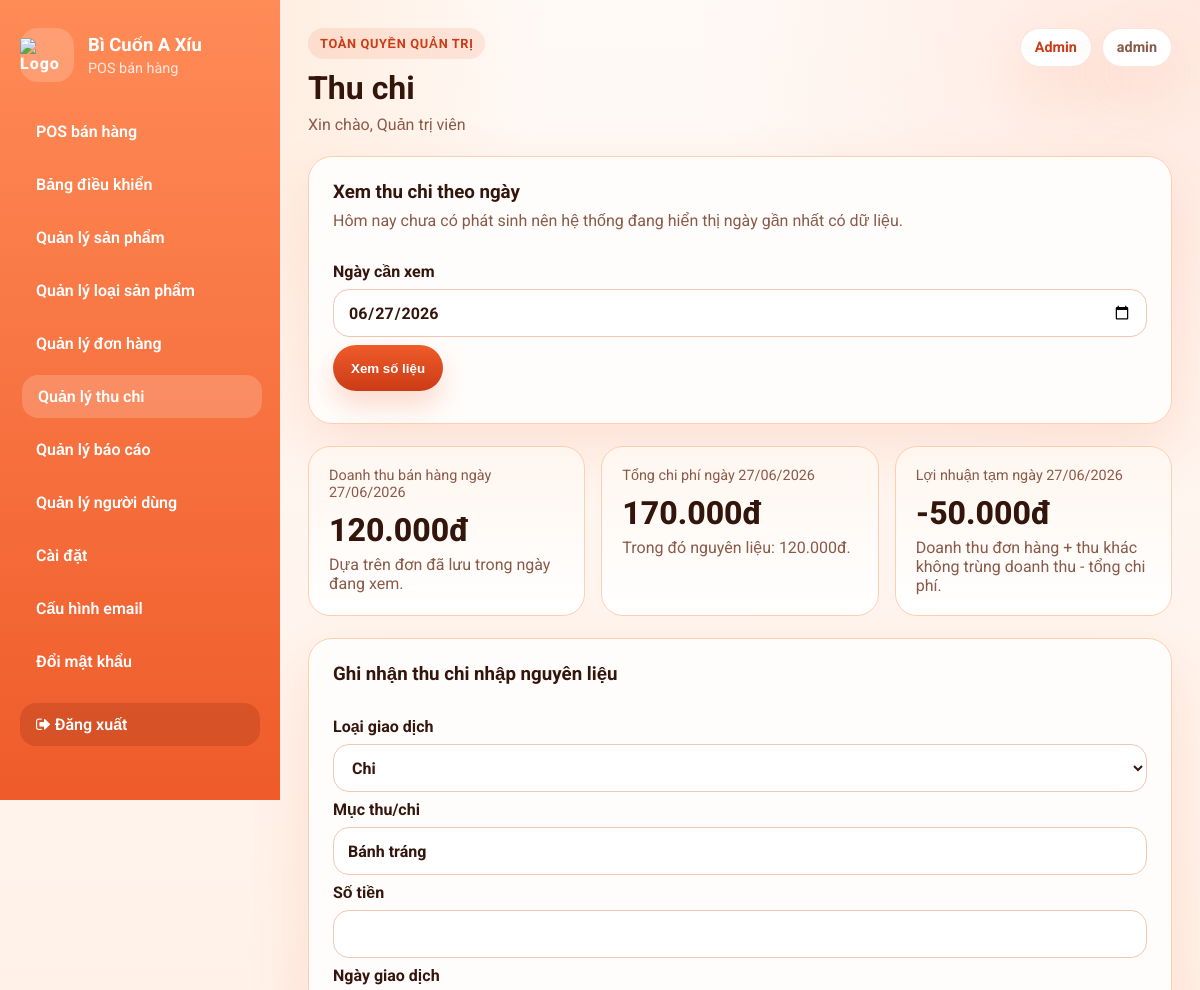
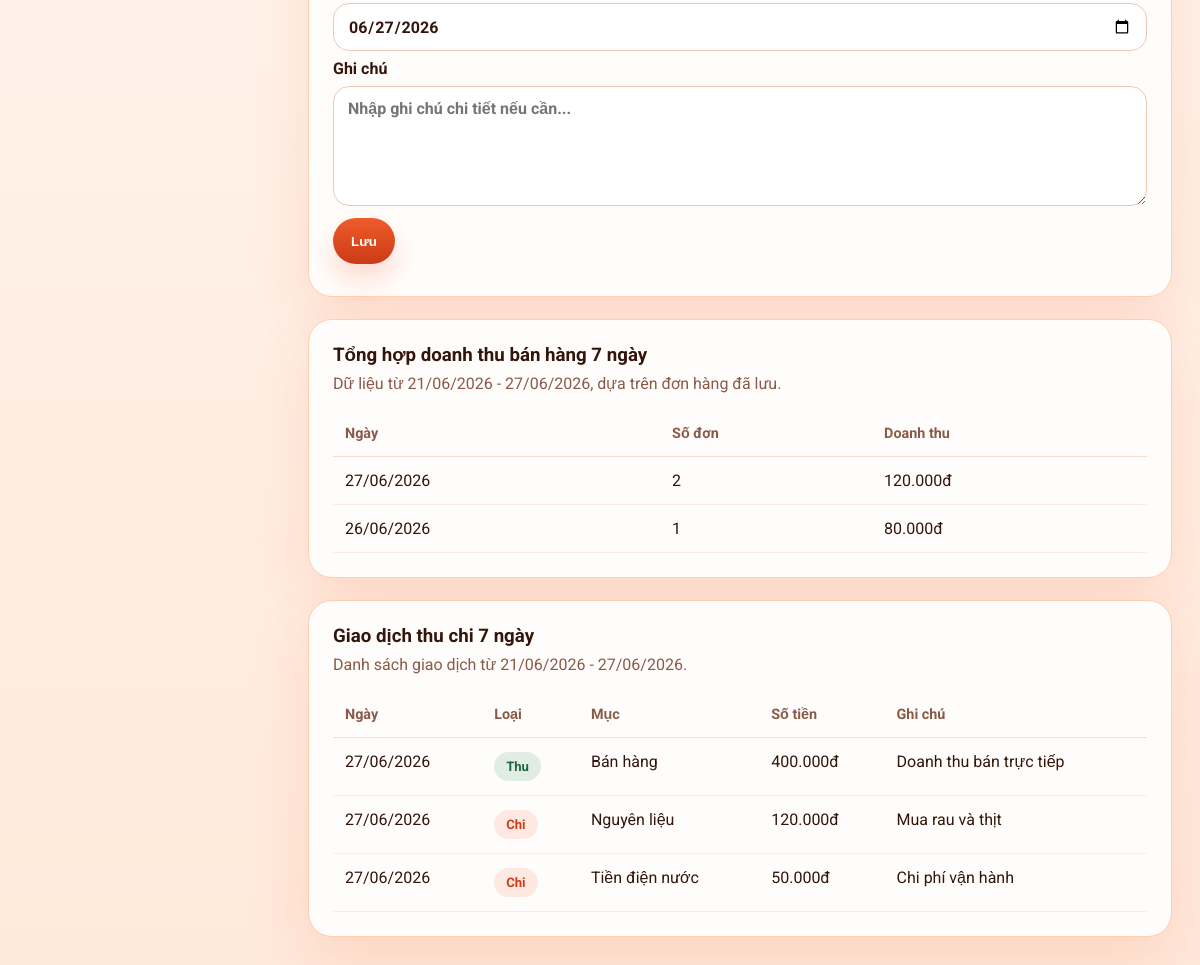
The app's page /admin/transactions.php (signed in) with its own data (2 pictures, top to bottom).
### tables this page shows
CREATE TABLE transactions (
  id INT AUTO_INCREMENT PRIMARY KEY,
  type ENUM('income', 'expense') NOT NULL,
  category VARCHAR(100) NOT NULL,
  amount INT NOT NULL DEFAULT 0,
  note VARCHAR(255) DEFAULT NULL,
  transaction_date DATE NOT NULL,
  created_at TIMESTAMP DEFAULT CURRENT_TIMESTAMP
);

### admin/config.php (called while the page is built, shortened)
<?php
require_once __DIR__ . '/../config/db.php';
require_once __DIR__ . '/../config/helpers.php';
function adminH($value)
{
    if (function_exists('h')) {
        return h($value);
    }
    return htmlspecialchars((string) $value, ENT_QUOTES, 'UTF-8');
}
function adminPrepare($sql)
{
    global $conn;
    $stmt = $conn->prepare($sql);
    return $stmt;
}

### admin/helpers.php (called while the page is built, shortened)
<?php
function admin_bind_and_execute($stmt, $types = '', array $params = [])
{
    if ($types !== '' && !empty($params)) {
        $stmt->bind_param($types, ...$params);
    }
    if (!$stmt->execute()) {
        adminAbort('Lỗi truy vấn cơ sở dữ liệu: ' . $stmt->error, 500);
    }
    return $stmt;
}
function admin_fetch_all($sql, $types = '', array $params = [])
{
    $stmt = adminPrepare($sql);
    admin_bind_and_execute($stmt, $types, $params);
    $result = $stmt->get_result();
    $rows = $result ? $result->fetch_all(MYSQLI_ASSOC) : [];
    return $rows;
}
function admin_fetch_one($sql, $types = '', array $params = [])
{
    $rows = admin_fetch_all($sql, $types, $params);
    return $rows[0] ?? null;
}
function admin_scalar($sql, $types = '', array $params = [], $default = 0)
{
    $row = admin_fetch_one($sql, $types, $params);
    $values = array_values($row);
    return $values[0] ?? $default;
}
function admin_money($amount)
{
    return number_format((float) $amount, 0, ',', '.') . 'đ';
}
function admin_today()
{
    return date('Y-m-d');
}
function admin_is_valid_date($date)
{
    return is_string($date) && preg_match('/^\d{4}-\d{2}-\d{2}$/', $date) === 1;
}
function admin_max_iso_date(...$dates)
{
    $validDates = array_values(array_filter($dates, 'admin_is_valid_date'));
    sort($validDates);
    return $validDates[count($validDates) - 1];
}

### config/helpers.php (called while the page is built, shortened)
<?php
function h($s)
{
    return htmlspecialchars((string) $s, ENT_QUOTES, 'UTF-8');
}

### admin/transactions.php (the view, shortened to what this page needs)
<?php
require_once __DIR__ . '/config.php';
require_once __DIR__ . '/helpers.php';
$today = admin_today();
$requestedDate = $_GET['date'] ?? '';
$selectedDate = admin_is_valid_date($requestedDate) ? $requestedDate : '';
$latestOrderDate = admin_scalar('SELECT MAX(DATE(created_at)) FROM orders', '', [], null);
$latestTransactionDate = admin_scalar('SELECT MAX(transaction_date) FROM transactions', '', [], null);
$latestActivityDate = admin_max_iso_date($latestOrderDate, $latestTransactionDate);
if ($selectedDate === '') {
    $selectedDate = $latestActivityDate ?? $today;
}
$isShowingFallbackDate = $requestedDate === '' && $selectedDate !== $today && $latestActivityDate !== null;
$summaryDateLabel = $selectedDate === $today ? 'hôm nay' : 'ngày ' . date('d/m/Y', strtotime($selectedDate));
$rangeStartDate = date('Y-m-d', strtotime($selectedDate . ' -6 day'));
$rangeLabel = date('d/m/Y', strtotime($rangeStartDate)) . ' - ' . date('d/m/Y', strtotime($selectedDate));
$revenueForDate = admin_scalar(
    'SELECT COALESCE(SUM(total_amount), 0) FROM orders WHERE DATE(created_at) = ?',
    's',
    [$selectedDate]
);
$transactionsForDate = admin_fetch_all(
    'SELECT id, type, category, amount, note, transaction_date, created_at
     FROM transactions
     WHERE transaction_date = ?
     ORDER BY created_at DESC, id DESC',
    's',
    [$selectedDate]
);
$ingredientExpenseForDate = 0;
$expenseForDate = 0;
$otherIncomeForDate = 0;
foreach ($transactionsForDate as $transaction) {
    $amount = (int) ($transaction['amount'] ?? 0);
    $type = (string) ($transaction['type'] ?? '');
    if ($type === 'expense') {
        $expenseForDate += $amount;
        if (admin_is_ingredient_expense($transaction)) {
            $ingredientExpenseForDate += $amount;
        }
        continue;
    }
}
$netProfitForDate = $revenueForDate + $otherIncomeForDate - $expenseForDate;
$recentCashFlow = admin_fetch_all(
    'SELECT DATE(created_at) AS sale_date, COUNT(*) AS order_count, SUM(total_amount) AS amount
     FROM orders
     WHERE DATE(created_at) BETWEEN ? AND ?
     GROUP BY DATE(created_at)
     ORDER BY sale_date DESC',
    'ss',
    [$rangeStartDate, $selectedDate]
);
$recentTransactions = admin_fetch_all(
    'SELECT id, type, category, amount, note, transaction_date, created_at
     FROM transactions
     WHERE transaction_date BETWEEN ? AND ?
     ORDER BY transaction_date DESC, created_at DESC',
    'ss',
    [$rangeStartDate, $selectedDate]
);
include_once __DIR__ . '/layout/header.php';
?>
<div class="panel form-card form-card--single">
    <div class="panel-header">
        <div>
            <h3>Xem thu chi theo ngày</h3>
            <div class="helper-text">
                <?php if ($isShowingFallbackDate): ?>
                    Hôm nay chưa có phát sinh nên hệ thống đang hiển thị ngày gần nhất có dữ liệu.
                <?php else: ?>
                    Chọn ngày để đối chiếu doanh thu, chi phí và lợi nhuận tạm.
                <?php endif; ?>
            </div>
        </div>
    </div>
    <form method="get">
        <div class="field">
            <label for="date">Ngày cần xem</label>
            <input id="date" type="date" name="date" value="<?= adminH($selectedDate) ?>" required>
        </div>
        <div class="field" style="display:flex;align-items:flex-end;">
            <button type="submit" class="button">Xem số liệu</button>
        </div>
    </form>
</div>
<div class="report-grid">
    <div class="stat-card">
        <div class="stat-label">Doanh thu bán hàng <?= adminH($summaryDateLabel) ?></div>
        <div class="big-number"><?= admin_money($revenueForDate) ?></div>
        <div class="muted">Dựa trên đơn đã lưu trong ngày đang xem.</div>
    </div>
    <div class="stat-card">
        <div class="stat-label">Tổng chi phí <?= adminH($summaryDateLabel) ?></div>
        <div class="big-number"><?= admin_money($expenseForDate) ?></div>
        <div class="muted">Trong đó nguyên liệu: <?= admin_money($ingredientExpenseForDate) ?>.</div>
    </div>
    <div class="stat-card">
        <div class="stat-label">Lợi nhuận tạm <?= adminH($summaryDateLabel) ?></div>
        <div class="big-number"><?= admin_money($netProfitForDate) ?></div>
        <div class="muted">Doanh thu đơn hàng + thu khác không trùng doanh thu - tổng chi phí.</div>
    </div>
</div>
<div class="panel form-card form-card--single">
    <div class="panel-header">
        <h3>Ghi nhận thu chi nhập nguyên liệu</h3>
    </div>
    <form method="post">
        <div class="field">
            <label for="type">Loại giao dịch</label>
            <select id="type" name="type" required>
                <option value="expense" selected>Chi</option>
            </select>
        </div>
        <div class="field">
            <label for="category">Mục thu/chi</label>
            <input id="category" type="text" name="category" value="Bánh tráng" required
                placeholder="Nguyên liệu, Tiền điện nước, Bán hàng...">
        </div>
        <div class="field">
            <label for="amount">Số tiền</label>
            <input id="amount" type="number" name="amount" min="0" step="1000" required>
        </div>
        <div class="field">
            <label for="transaction_date">Ngày giao dịch</label>
            <input id="transaction_date" type="date" name="transaction_date" value="<?= adminH($selectedDate) ?>"
                required>
        </div>
        <div class="field field--full">
            <label for="note">Ghi chú</label>
            <textarea id="note" name="note" placeholder="Nhập ghi chú chi tiết nếu cần..."></textarea>
        </div>
        <div class="field" style="display:flex;align-items:flex-end;">
            <button type="submit" class="button">Lưu</button>
        </div>
    </form>
</div>
<div class="panel">
    <div class="panel-header">
        <div>
            <h3>Tổng hợp doanh thu bán hàng 7 ngày</h3>
            <div class="helper-text">Dữ liệu từ <?= adminH($rangeLabel) ?>, dựa trên đơn hàng đã lưu.</div>
        </div>
    </div>
    <div class="table-wrap">
        <table>
            <thead>
                <tr>
                    <th>Ngày</th>
                    <th>Số đơn</th>
                    <th>Doanh thu</th>
                </tr>
            </thead>
            <tbody>
                <?php if (empty($recentCashFlow)): ?>
                    <tr>
                        <td colspan="3">
                            <div class="empty-state">Chưa có đơn hàng trong khoảng <?= adminH($rangeLabel) ?>.</div>
                        </td>
                    </tr>
                <?php else: ?>
                    <?php foreach ($recentCashFlow as $row): ?>
                        <tr>
                            <td><?= adminH(date('d/m/Y', strtotime($row['sale_date']))) ?></td>
                            <td><?= (int) $row['order_count'] ?></td>
                            <td><?= admin_money($row['amount']) ?></td>
                        </tr>
                    <?php endforeach; ?>
                <?php endif; ?>
            </tbody>
        </table>
    </div>
</div>
<div class="panel">
    <div class="panel-header">
        <div>
            <h3>Giao dịch thu chi 7 ngày</h3>
            <div class="helper-text">Danh sách giao dịch từ <?= adminH($rangeLabel) ?>.</div>
        </div>
    </div>
    <div class="table-wrap">
        <table>
            <thead>
                <tr>
                    <th>Ngày</th>
                    <th>Loại</th>
                    <th>Mục</th>
                    <th>Số tiền</th>
                    <th>Ghi chú</th>
                </tr>
            </thead>
            <tbody>
                <?php if (empty($recentTransactions)): ?>
                    <tr>
                        <td colspan="5">
                            <div class="empty-state">Chưa có giao dịch thu chi trong khoảng <?= adminH($rangeLabel) ?>.
                            </div>
                        </td>
                    </tr>
                <?php else: ?>
                    <?php foreach ($recentTransactions as $transaction): ?>
                        <tr>
                            <td><?= adminH(date('d/m/Y', strtotime($transaction['transaction_date']))) ?></td>
                            <td>
                                <span class="badge <?= $transaction['type'] === 'income' ? 'success' : 'warning' ?>">
                                    <?= adminH($transaction['type'] === 'income' ? 'Thu' : 'Chi') ?>
                                </span>
                            </td>
                            <td><?= adminH($transaction['category']) ?></td>
                            <td><?= admin_money($transaction['amount']) ?></td>
                            <td><?= adminH($transaction['note'] ?: '-') ?></td>
                        </tr>
                    <?php endforeach; ?>
                <?php endif; ?>
            </tbody>
        </table>
    </div>
</div>
<?php include_once __DIR__ . '/layout/footer.php'; ?>

### admin/assets/admin.css (style rules this page uses)
:root { --bg: #fff8f3; --surface: #fffdfb; --surface-soft: #fff1e6; --surface-strong: #ffe0c8; --border: #ffd0b0; --text: #33150b; --muted: #8a5a49; --primary: #ef5b2a; --primary-dark: #cb3b16; --accent: #ff915f; --danger: #d93d2c; --success: #2f8c55; --shadow: 0 24px 60px rgba(239, 91, 42, 0.14); }
* { box-sizing: border-box; }
html { font-size: 16px; }
body { margin: 0; color: var(--text); font-family: 'Roboto', sans-serif; background: radial-gradient(circle at top left, rgba(255, 180, 126, 0.34), transparent 24%), radial-gradient(circle at top right, rgba(255, 104, 61, 0.12), transparent 22%), linear-gradient(180deg, #fffaf6 0%, #ffe9db 100%); }
.helper-text { margin-top: 8px; color: var(--muted); }
.panel, .card { background: var(--surface); border: 1px solid var(--border); border-radius: 24px; box-shadow: var(--shadow); }
.panel { padding: 24px; }
.panel-header, .section-head { display: flex; justify-content: space-between; gap: 12px; align-items: center; margin-bottom: 18px; }
.panel-header h2, .panel-header h3, .section-head h3, .section-head h4, .card h2, .card h3, .card h4 { margin: 0; }
.button { appearance: none; border: none; display: inline-flex; align-items: center; justify-content: center; gap: 8px; min-height: 46px; padding: 12px 18px; border-radius: 999px; background: linear-gradient(180deg, var(--primary) 0%, var(--primary-dark) 100%); color: #fff; text-decoration: none; font-weight: 700; cursor: pointer; box-shadow: 0 14px 28px rgba(239, 91, 42, 0.22); }
.stats-grid, .dashboard-grid, .report-grid, .info-grid { display: grid; gap: 16px; }
.report-grid { grid-template-columns: repeat(3, minmax(0, 1fr)); }
.stat-card { padding: 20px; border-radius: 22px; background: linear-gradient(180deg, #fff6ef 0%, #ffffff 100%); border: 1px solid var(--border); }
.stat-label { color: var(--muted); font-size: 0.9rem; }
.big-number { margin: 10px 0 6px; font-size: 2rem; font-weight: 800; }
.muted, .label.muted, .empty-text { color: var(--muted); }
.form-inline, .filters-grid, .form-card { display: grid; gap: 14px; }
.form-card { grid-template-columns: repeat(2, minmax(0, 1fr)); }
.form-card.form-card--single { grid-template-columns: 1fr; }
.field { display: block; margin-bottom: 8px; font-weight: 700; }
.form-card label, .field label { display: block; margin-bottom: 8px; font-weight: 700; }
.field--full { grid-column: 1 / -1; }
input, select, textarea { width: 100%; min-height: 48px; padding: 12px 14px; border-radius: 16px; border: 1px solid #f0c7b1; background: #fff; color: var(--text); font: inherit; }
textarea { min-height: 120px; resize: vertical; }
.table-wrap { overflow-x: auto; }
table { width: 100%; min-width: 760px; border-collapse: collapse; }
thead th { padding: 14px 12px; text-align: left; color: var(--muted); font-size: 0.9rem; border-bottom: 1px solid #f5ddd0; }
tbody td { padding: 14px 12px; border-bottom: 1px solid #fbede4; vertical-align: top; }
.badge { display: inline-flex; align-items: center; justify-content: center; padding: 7px 12px; border-radius: 999px; font-size: 0.82rem; font-weight: 700; }
.badge.success { background: rgba(47, 140, 85, 0.14); color: #216740; }
.badge.warning { background: rgba(239, 91, 42, 0.12); color: var(--primary-dark); }

### records on screen
transactions: transaction_date "27/06/2026", type "Thu", category "Bán hàng", amount "400.000đ", note "Doanh thu bán trực tiếp"
transactions: transaction_date "27/06/2026", type "Chi", category "Nguyên liệu", amount "120.000đ", note "Mua rau và thịt"
transactions: transaction_date "27/06/2026", type "Chi", category "Tiền điện nước", amount "50.000đ", note "Chi phí vận hành"

### other values on screen
adminH($item['label']) "POS bán hàng"
adminH($item['label']) "Bảng điều khiển"
adminH($item['label']) "Quản lý sản phẩm"
adminH($item['label']) "Quản lý loại sản phẩm"
adminH($item['label']) "Quản lý đơn hàng"
adminH($item['label']) "Quản lý thu chi"
adminH($item['label']) "Quản lý báo cáo"
adminH($item['label']) "Quản lý người dùng"
adminH($item['label']) "Cài đặt"
adminH($item['label']) "Cấu hình email"
adminH($pageTitle) "Thu chi"
adminH(adminFullName() ?: adminUserName() ?: 'Nhân viên') "Quản trị viên"
adminH(admin_role_label(adminRole())) "Admin"
adminH(adminUserName()) "admin"
adminH($summaryDateLabel) "ngày 27/06/2026"
